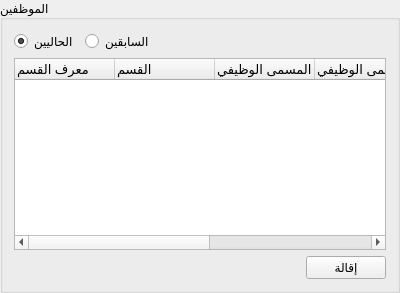
        <widget class="QGroupBox" name="employees_groupbox">
         <property name="minimumSize">
          <size>
           <width>400</width>
           <height>0</height>
          </size>
         </property>
         <property name="title">
          <string>الموظفين</string>
         </property>
         <layout class="QGridLayout" name="gridLayout_20">
          <item row="0" column="0">
           <widget class="QRadioButton" name="employees_current_employees">
            <property name="text">
             <string>الحاليين</string>
            </property>
            <property name="checked">
             <bool>true</bool>
            </property>
           </widget>
          </item>
          <item row="0" column="1">
           <widget class="QRadioButton" name="employees_resigned_employees">
            <property name="text">
             <string>السابقين</string>
            </property>
           </widget>
          </item>
          <item row="0" column="2">
           <spacer name="horizontalSpacer_28">
            <property name="orientation">
             <enum>Qt::Horizontal</enum>
            </property>
            <property name="sizeHint" stdset="0">
             <size>
              <width>40</width>
              <height>20</height>
             </size>
            </property>
           </spacer>
          </item>
          <item row="1" column="0" colspan="4">
           <widget class="QTreeWidget" name="employees_tree">
            <property name="font">
             <font>
              <pointsize>10</pointsize>
             </font>
            </property>
            <property name="alternatingRowColors">
             <bool>false</bool>
            </property>
            <column>
             <property name="text">
              <string>معرف القسم</string>
             </property>
            </column>
            <column>
             <property name="text">
              <string>القسم</string>
             </property>
            </column>
            <column>
             <property name="text">
              <string>معرف المسمى الوظيفي</string>
             </property>
            </column>
            <column>
             <property name="text">
              <string>المسمى الوظيفي</string>
             </property>
            </column>
            <column>
             <property name="text">
              <string>معرف الموظف</string>
             </property>
            </column>
            <column>
             <property name="text">
              <string>الموظف</string>
             </property>
            </column>
            <column>
             <property name="text">
              <string>تاريخ الاستقالة</string>
             </property>
            </column>
           </widget>
          </item>
          <item row="2" column="0" colspan="2">
           <spacer name="horizontalSpacer_29">
            <property name="orientation">
             <enum>Qt::Horizontal</enum>
            </property>
            <property name="sizeHint" stdset="0">
             <size>
              <width>126</width>
              <height>17</height>
             </size>
            </property>
           </spacer>
          </item>
          <item row="2" column="3">
           <widget class="QPushButton" name="terminate_employee_btn">
            <property name="text">
             <string>إقالة</string>
            </property>
           </widget>
          </item>
         </layout>
        </widget>
